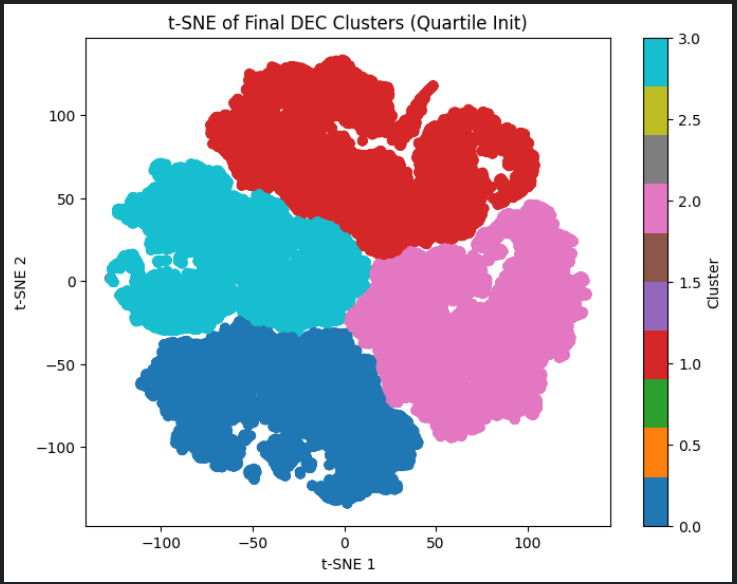

Generate this figure with Python:
# =========================
# 🧩 Install Dependencies
# =========================
!pip install -U fsspec huggingface_hub sentence-transformers scikit-learn matplotlib

# =========================
# 📦 Imports
# =========================
import pandas as pd
import numpy as np
import torch
import torch.nn as nn
import torch.optim as optim
from torch.utils.data import DataLoader, TensorDataset
from sklearn.cluster import KMeans
from sklearn.preprocessing import StandardScaler
from sklearn.metrics import silhouette_score, davies_bouldin_score
from sklearn.manifold import TSNE
import matplotlib.pyplot as plt
from sentence_transformers import SentenceTransformer

# =========================
# 📥 Load and Clean Dataset
# =========================
splits = {
    'train': 'data/train-00000-of-00001.parquet',
    'test': 'data/test-00000-of-00001.parquet'
}
df = pd.read_parquet("hf://datasets/fancyzhx/ag_news/" + splits["train"])
df = df[df['text'].str.len() > 50]  # Filter short texts
texts = df['text'].tolist()

# =========================
# 🤖 Generate Embeddings
# =========================
embedder = SentenceTransformer('paraphrase-MiniLM-L12-v2')
embeddings = embedder.encode(texts, batch_size=64, show_progress_bar=True)
X_scaled = StandardScaler().fit_transform(embeddings)
X = torch.tensor(X_scaled, dtype=torch.float32)

# =========================
# 🧠 Define Autoencoder
# =========================
class TextAutoencoder(nn.Module):
    def __init__(self, input_dim=384, latent_dim=32):
        super(TextAutoencoder, self).__init__()
        self.encoder = nn.Sequential(
            nn.Linear(input_dim, 512),
            nn.ReLU(),
            nn.Linear(512, 256),
            nn.ReLU(),
            nn.Linear(256, latent_dim)
        )
        self.decoder = nn.Sequential(
            nn.Linear(latent_dim, 256),
            nn.ReLU(),
            nn.Linear(256, 512),
            nn.ReLU(),
            nn.Linear(512, input_dim)
        )

    def forward(self, x):
        z = self.encoder(x)
        x_recon = self.decoder(z)
        return x_recon, z

# =========================
# 🔧 Pretrain Autoencoder
# =========================
device = torch.device("cuda" if torch.cuda.is_available() else "cpu")
model = TextAutoencoder(input_dim=384, latent_dim=32).to(device)

pretrain_loader = DataLoader(TensorDataset(X), batch_size=128, shuffle=True)
optimizer = optim.Adam(model.parameters(), lr=0.001)
criterion = nn.MSELoss()

print("Pretraining Autoencoder...")
model.train()
for epoch in range(10):
    total_loss = 0
    for batch in pretrain_loader:
        x_batch = batch[0].to(device)
        optimizer.zero_grad()
        x_recon, _ = model(x_batch)
        loss = criterion(x_recon, x_batch)
        loss.backward()
        optimizer.step()
        total_loss += loss.item()
    print(f"Epoch {epoch+1}, Loss: {total_loss:.4f}")

# =========================
# 🧭 Clustering Layer
# =========================
class ClusteringLayer(nn.Module):
    def __init__(self, n_clusters, latent_dim):
        super(ClusteringLayer, self).__init__()
        self.cluster_centers = nn.Parameter(torch.randn(n_clusters, latent_dim))

    def forward(self, z):
        dist = torch.sum((z.unsqueeze(1) - self.cluster_centers)**2, dim=2)
        q = 1.0 / (1.0 + dist)
        q = q ** ((1 + 1) / 2)
        q = q / torch.sum(q, dim=1, keepdim=True)
        return q

def target_distribution(q):
    weight = q ** 2 / q.sum(0)
    return (weight.T / weight.sum(1)).T

# =========================
# 💡 Quartile-Based KMeans Init
# =========================
model.eval()
with torch.no_grad():
    _, latent_init = model(X.to(device))
latent_np = latent_init.cpu().numpy()

# Compute quartile-based initialization points
Q1 = np.percentile(latent_np, 25, axis=0)
Q2 = np.percentile(latent_np, 50, axis=0)
Q3 = np.percentile(latent_np, 75, axis=0)
Qmean = np.mean(latent_np, axis=0)
quartile_centers = np.vstack([Q1, Q2, Q3, Qmean])

# Apply KMeans with custom init
kmeans = KMeans(n_clusters=4, init=quartile_centers, n_init=1, max_iter=300)
kmeans.fit(latent_np)

# Initialize clustering layer with KMeans centroids
clustering_layer = ClusteringLayer(n_clusters=4, latent_dim=32).to(device)
clustering_layer.cluster_centers.data = torch.tensor(kmeans.cluster_centers_, dtype=torch.float32).to(device)

# =========================
# 🌀 Train DEC
# =========================
dec_optimizer = optim.Adam(list(model.parameters()) + list(clustering_layer.parameters()), lr=0.0005)
kl_loss = nn.KLDivLoss(reduction='batchmean')

print("Training DEC...")
for epoch in range(30):
    model.train()
    total_loss = 0
    for batch in pretrain_loader:
        x_batch = batch[0].to(device)
        _, z = model(x_batch)
        q = clustering_layer(z)
        p = target_distribution(q).detach()
        loss = kl_loss(torch.log(q), p)
        dec_optimizer.zero_grad()
        loss.backward()
        dec_optimizer.step()
        total_loss += loss.item()

    if epoch % 5 == 0 or epoch == 29:
        with torch.no_grad():
            _, z_eval = model(X.to(device))
            kmeans_eval = KMeans(n_clusters=4).fit(z_eval.cpu().numpy())
            score = silhouette_score(z_eval.cpu().numpy(), kmeans_eval.labels_)
        print(f"[DEC] Epoch {epoch+1}, KL Loss: {total_loss:.4f}, Silhouette Score: {score:.4f}")

# =========================
# 🧪 Final Evaluation
# =========================
model.eval()
with torch.no_grad():
    _, final_latent = model(X.to(device))
    latent_np = final_latent.cpu().numpy()
    final_clusters = KMeans(n_clusters=4).fit_predict(latent_np)

sil_score = silhouette_score(latent_np, final_clusters)
db_score = davies_bouldin_score(latent_np, final_clusters)
print(f"\n🔍 Final Silhouette Score: {sil_score:.4f}")
print(f"📉 Davies-Bouldin Index: {db_score:.4f}")

# =========================
# 📊 Visualization
# =========================
tsne = TSNE(n_components=2, random_state=42)
tsne_embeds = tsne.fit_transform(latent_np)

plt.figure(figsize=(8, 6))
scatter = plt.scatter(tsne_embeds[:, 0], tsne_embeds[:, 1], c=final_clusters, cmap='tab10')
plt.colorbar(scatter, label='Cluster')
plt.title("t-SNE of Final DEC Clusters (Quartile Init)")
plt.xlabel("t-SNE 1")
plt.ylabel("t-SNE 2")
plt.show()


# 🔍 Final Silhouette Score: 0.9858
# 📉 Davies-Bouldin Index: 0.0189
